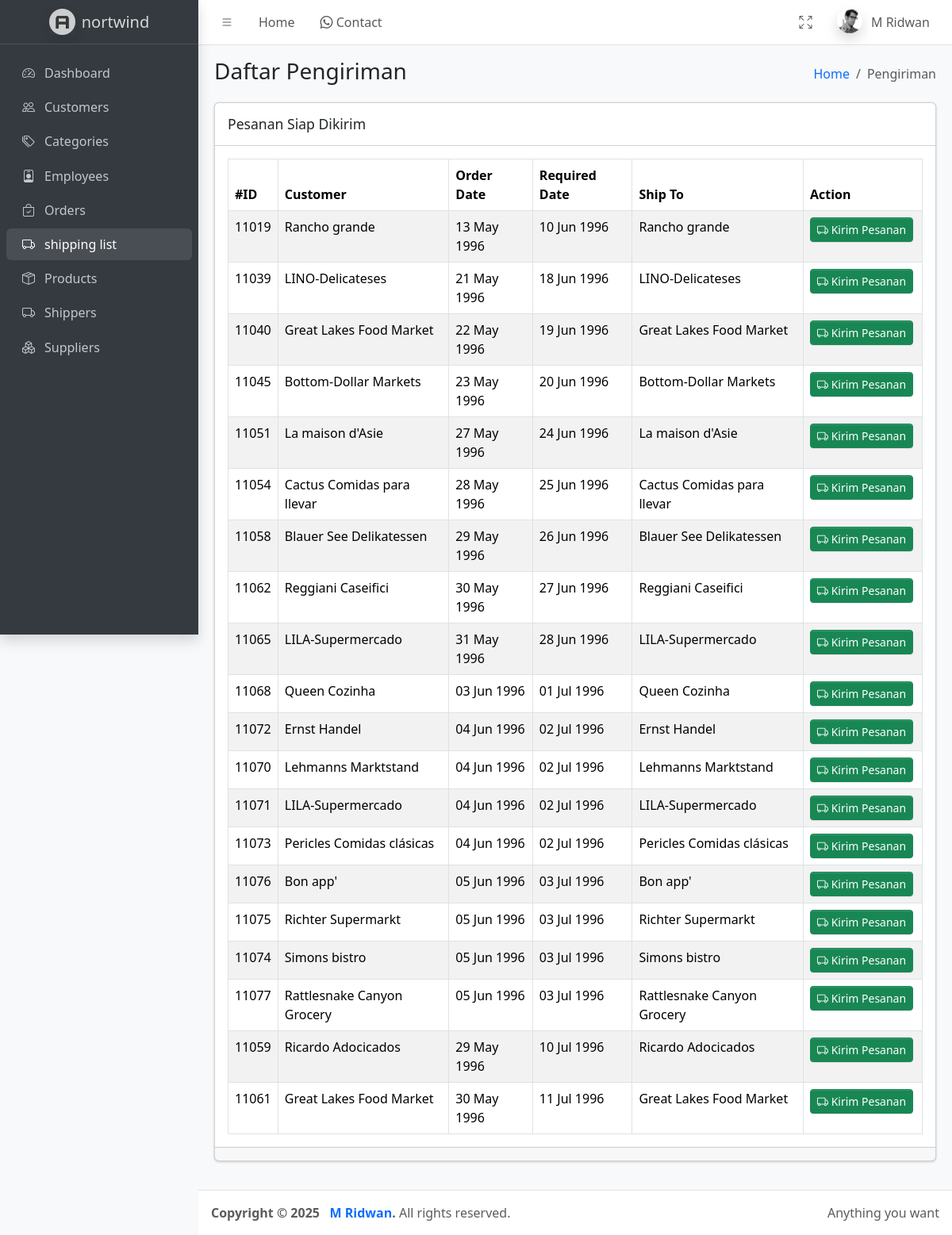
/index.php?page=orders&action=shipping_list, run on the app's committed database.
### tables this page shows
CREATE TABLE IF NOT EXISTS `orders` (
  `OrderID` int(11) NOT NULL AUTO_INCREMENT,
  `CustomerID` varchar(5) DEFAULT NULL,
  `EmployeeID` int(11) DEFAULT NULL,
  `OrderDate` datetime DEFAULT NULL,
  `RequiredDate` datetime DEFAULT NULL,
  `ShippedDate` datetime DEFAULT NULL,
  `ShipVia` int(11) DEFAULT NULL,
  `Freight` decimal(19,4) DEFAULT '0.0000',
  `ShipName` varchar(40) DEFAULT NULL,
  `ShipAddress` varchar(60) DEFAULT NULL,
  `ShipCity` varchar(15) DEFAULT NULL,
  `ShipRegion` varchar(15) DEFAULT NULL,
  `ShipPostalCode` varchar(10) DEFAULT NULL,
  `ShipCountry` varchar(15) DEFAULT NULL,
  PRIMARY KEY (`OrderID`),
  KEY `CustomerID` (`CustomerID`),
  KEY `EmployeeID` (`EmployeeID`),
  KEY `OrderDate` (`OrderDate`),
  KEY `ShippedDate` (`ShippedDate`),
  KEY `ShipPostalCode` (`ShipPostalCode`)
);

CREATE TABLE IF NOT EXISTS `customers` (
  `CustomerID` varchar(5) NOT NULL,
  `CompanyName` varchar(40) NOT NULL,
  `ContactName` varchar(30) DEFAULT NULL,
  `ContactTitle` varchar(30) DEFAULT NULL,
  `Address` varchar(60) DEFAULT NULL,
  `City` varchar(15) DEFAULT NULL,
  `Region` varchar(15) DEFAULT NULL,
  `PostalCode` varchar(10) DEFAULT NULL,
  `Country` varchar(15) DEFAULT NULL,
  `Phone` varchar(24) DEFAULT NULL,
  `Fax` varchar(24) DEFAULT NULL,
  PRIMARY KEY (`CustomerID`),
  KEY `City` (`City`),
  KEY `CompanyName` (`CompanyName`),
  KEY `PostalCode` (`PostalCode`),
  KEY `Region` (`Region`)
);

### view/main.php (called while the page is built)
<?php
include_once 'templates/header.php';
include_once 'templates/sidebar.php';
include_once 'templates/navbar.php';
include $content;
include_once 'templates/footer.php';

### index.php (called while the page is built, shortened)
<?php
require_once 'config.php';
$page = isset($_GET['page']) ? $_GET['page'] : 'dashboard';
$content = '';
switch ($page) {
    case 'orders':
        include 'pages/orders.php';
        break;
}
include 'view/main.php';
?>

### pages/orders.php (called while the page is built, shortened)
<?php
require_once 'classes/Order.php';
$order_manager = new Order($pdo);
$action = isset($_GET['action']) ? $_GET['action'] : 'list';
switch ($action) {
         case 'shipping_list':
        $active_menu = "shipping";
        $title = "Daftar Pengiriman";
        require_once 'classes/Pagination.php';
        $current_page = isset($_GET['p']) ? (int)$_GET['p'] : 1;
        $records_per_page = 20;
        $total_orders_to_ship = $order_manager->getUnshippedOrdersCount();
        $base_url = "index.php?page=orders&action=shipping_list";
        $pagination = new Pagination($total_orders_to_ship, $current_page, $records_per_page, $base_url);
        $list_order = $order_manager->getUnshippedOrdersPaginated($pagination->getLimit(), $pagination->getOffset());
        break;
}

### classes/Order.php (called while the page is built, shortened)
<?php
class Order {
    private $db;
    public function __construct(PDO $pdo) {
        $this->db = $pdo;
    }
    public function getUnshippedOrdersCount(): int {
        $sql = "SELECT COUNT(OrderID) FROM orders WHERE ShippedDate IS NULL";
        $stmt = $this->db->query($sql);
        return (int) $stmt->fetchColumn();
    }
    public function getUnshippedOrdersPaginated(int $limit, int $offset): array {
        $sql = "SELECT o.OrderID, o.OrderDate, o.RequiredDate, o.ShipName, c.CompanyName as CustomerName
                FROM orders o
                LEFT JOIN customers c ON o.CustomerID = c.CustomerID
                WHERE o.ShippedDate IS NULL
                ORDER BY o.RequiredDate ASC
                LIMIT :limit OFFSET :offset";
        $stmt = $this->db->prepare($sql);
        $stmt->bindParam(':limit', $limit, PDO::PARAM_INT);
        $stmt->bindParam(':offset', $offset, PDO::PARAM_INT);
        $stmt->execute();
        return $stmt->fetchAll(PDO::FETCH_ASSOC);
    }
}

### classes/Pagination.php (called while the page is built, shortened)
<?php
class Pagination {
    private $records_per_page;
    private $current_page;
    public function __construct($total_records, $current_page = 1, $records_per_page = 10, $base_url = '') {
        $this->total_records = (int)$total_records;
        $this->records_per_page = (int)$records_per_page;
        $this->total_pages = ceil($this->total_records / $this->records_per_page);
    }
    private function setCurrentPage($page) {
        $this->current_page = (int)$page;
    }
    public function getLimit(): int {
        return $this->records_per_page;
    }
    public function getOffset(): int {
        return ($this->current_page - 1) * $this->records_per_page;
    }
}

### view/orders/shipping_list.php (the view, shortened to what this page needs)
<main class="app-main">
    <div class="app-content-header">
        <div class="container-fluid">
            <div class="row">
                <div class="col-sm-6">
                    <h3 class="mb-0"><?php echo htmlspecialchars($title); ?></h3>
                </div>
                <div class="col-sm-6">
                    <ol class="breadcrumb float-sm-end">
                        <li class="breadcrumb-item"><a href="index.php?page=dashboard">Home</a></li>
                        <li class="breadcrumb-item active" aria-current="page">Pengiriman</li>
                    </ol>
                </div>
            </div>
        </div>
    </div>
    <div class="app-content">
        <div class="container-fluid">
            <div class="card mb-4">
                <div class="card-header">
                    <h3 class="card-title">Pesanan Siap Dikirim</h3>
                </div>
                <div class="card-body">
                    <table class="table table-bordered table-striped">
                        <thead>
                            <tr>
                                <th style="width: 10px">#ID</th>
                                <th>Customer</th>
                                <th>Order Date</th>
                                <th>Required Date</th>
                                <th>Ship To</th>
                                <th style="width: 150px">Action</th>
                            </tr>
                        </thead>
                        <tbody>
                            <?php if (empty($list_order)): ?>
                                <tr><td colspan="6" class="text-center">Luar biasa! Semua pesanan telah dikirim.</td></tr>
                            <?php else: ?>
                                <?php foreach ($list_order as $order): ?>
                                    <tr>
                                        <td><?php echo htmlspecialchars($order['OrderID']); ?></td>
                                        <td><?php echo htmlspecialchars($order['CustomerName']); ?></td>
                                        <td><?php echo $order['OrderDate'] ? date('d M Y', strtotime($order['OrderDate'])) : 'N/A'; ?></td>
                                        <td><?php echo $order['RequiredDate'] ? date('d M Y', strtotime($order['RequiredDate'])) : 'N/A'; ?></td>
                                        <td><?php echo htmlspecialchars($order['ShipName']); ?></td>
                                        <td>
                                            <a href="index.php?page=orders&action=ship_now&id=<?php echo $order['OrderID']; ?>" class="btn btn-success btn-sm" onclick="return confirm('Anda yakin ingin menandai pesanan ini sebagai \'Terkirim\'?');">
                                                <i class="bi bi-truck"></i> Kirim Pesanan
                                            </a>
                                        </td>
                                    </tr>
                                <?php endforeach; ?>
                            <?php endif; ?>
                        </tbody>
                    </table>
                </div>
                <div class="card-footer clearfix">
                </div>
            </div>
        </div>
    </div>
</main>

### view/templates/header.php (shortened to what this page needs)
<!doctype html>
<html lang="en">
  <head>
    <link
      rel="stylesheet"
      href="https://cdn.jsdelivr.net/npm/@fontsource/source-sans-3@5.0.12/index.css"
    />
    <link
      rel="stylesheet"
      href="https://cdn.jsdelivr.net/npm/overlayscrollbars@2.10.1/styles/overlayscrollbars.min.css"
    />
    <link
      rel="stylesheet"
      href="https://cdn.jsdelivr.net/npm/bootstrap-icons@1.11.3/font/bootstrap-icons.min.css"
    />
    <link rel="stylesheet" href="dist/css/adminlte.css" />
    <link
      rel="stylesheet"
      href="https://cdn.jsdelivr.net/npm/apexcharts@3.37.1/dist/apexcharts.css"
    />
    <link
      rel="stylesheet"
      href="https://cdn.jsdelivr.net/npm/jsvectormap@1.5.3/dist/css/jsvectormap.min.css"
    />
  </head>
  <body class="layout-fixed sidebar-expand-lg bg-body-tertiary">
    <div class="app-wrapper">

### view/templates/sidebar.php
      <aside class="app-sidebar bg-body-secondary shadow" data-bs-theme="dark">
        <div class="sidebar-brand">
          <a href="./index.html" class="brand-link">
            <img
              src="dist/assets/img/AdminLTELogo.png"
              alt="AdminLTE Logo"
              class="brand-image opacity-75 shadow"
            />
            <span class="brand-text fw-light">nortwind</span>
          </a>
        </div>
        <div class="sidebar-wrapper">
          <nav class="mt-2">
            <ul
              class="nav sidebar-menu flex-column"
              data-lte-toggle="treeview"
              role="menu"
              data-accordion="false"
            >
        <li class="nav-item">
        <a href="index.php?page=dashboard" class="nav-link <?php echo ($active_menu ?? '') == 'dashboard' ? 'active' : ''; ?>">
            <i class="nav-icon bi bi-speedometer2"></i>
            <p>Dashboard</p>
        </a>
        </li>
      <li class="nav-item">
        <a href="index.php?page=customers" class="nav-link  <?php echo ($active_menu ?? '') == 'customers' ? 'active' : ''; ?>">
          <i class="nav-icon bi bi-people"></i>
          <p>Customers</p>
        </a>
      </li>
      <li class="nav-item">
        <a href="index.php?page=categories" class="nav-link <?php echo ($active_menu ?? '') == 'categories' ? 'active' : ''; ?>">
          <i class="nav-icon bi bi-tags"></i>
          <p>Categories</p>
        </a>
      </li>
    <li class="nav-item">
      <a href="index.php?page=employees" class="nav-link <?php echo ($active_menu ?? '') == 'employees' ? 'active' : ''; ?> ">
        <i class="nav-icon bi bi-person-badge"></i>
        <p>Employees</p>
      </a>
    </li>
    <li class="nav-item">
      <a href="index.php?page=orders" class="nav-link <?php echo ($active_menu ?? '') == 'orders' ? 'active' : ''; ?>">
        <i class="nav-icon bi bi-bag-check"></i>
        <p>Orders</p>
      </a>
    </li>
    <li class="nav-item">
      <a href="index.php?page=orders&action=shipping_list" class="nav-link <?php echo ($active_menu ?? '') === 'shipping' ? 'active' : ''; ?>">
       <i class="nav-icon bi bi-truck"></i>
        <p>shipping list</p>
      </a>
    </li>
    <li class="nav-item">
      <a href="index.php?page=products" class="nav-link <?php echo ($active_menu ?? '') == 'products' ? 'active' : ''; ?>">
        <i class="nav-icon bi bi-box-seam"></i>
        <p>Products</p>
      </a>
    </li>
    <li class="nav-item">
      <a href="index.php?page=shippers" class="nav-link <?php echo ($active_menu ?? '') == 'shippers' ? 'active' : ''; ?>">
        <i class="nav-icon bi bi-truck"></i>
        <p>Shippers</p>
      </a>
    </li>
    <li class="nav-item">
      <a href="index.php?page=suppliers" class="nav-link <?php echo ($active_menu ?? '') == 'suppliers' ? 'active' : ''; ?>">
        <i class="nav-icon bi bi-boxes"></i>
        <p>Suppliers</p>
      </a>
    </li>
    </ul>
  </nav>
</div>
</aside>

### view/templates/navbar.php (shortened to what this page needs)
      <nav class="app-header navbar navbar-expand bg-body">
        <div class="container-fluid">
          <ul class="navbar-nav">
            <li class="nav-item">
              <a class="nav-link" data-lte-toggle="sidebar" href="#" role="button">
                <i class="bi bi-list"></i>
              </a>
            </li>
            <li class="nav-item d-none d-md-block"><a href="index.php?page=dashboard" class="nav-link">Home</a></li>
         <li class="nav-item d-none d-md-block">
  <a href="https://wa.me/6289503412994?text=Halo%2C%20saya%20ingin%20konsultasi%20terkait%20aplikasi%20Anda."
     class="nav-link" target="_blank" rel="noopener">
    <i class="bi bi-whatsapp"></i> Contact
  </a>
</li>
          </ul>
          <ul class="navbar-nav ms-auto">
            <li class="nav-item">
              <a class="nav-link" href="#" data-lte-toggle="fullscreen">
                <i data-lte-icon="maximize" class="bi bi-arrows-fullscreen"></i>
              </a>
            </li>
            <li class="nav-item dropdown user-menu">
              <a href="#" class="nav-link dropdown-toggle" data-bs-toggle="dropdown">
                <img
                  src="dist/assets/img/user2-160x160.jpg"
                  class="user-image rounded-circle shadow"
                  alt="User Image"
                />
                <span class="d-none d-md-inline">M Ridwan</span>
              </a>
            </li>
          </ul>
        </div>
      </nav>

### view/templates/footer.php (shortened to what this page needs)
      <footer class="app-footer">
        <div class="float-end d-none d-sm-inline">Anything you want</div>
      <strong>
          Copyright &copy; 2025 &nbsp;
          <a href="https://www.instagram.com/muhridwaan_/" target="_blank" class="text-decoration-none">M Ridwan</a>.
        </strong>
        All rights reserved.
      </footer>
    </div>
  </body>
</html>

### data on the page
orders: OrderID "11019", CustomerID.CompanyName "Rancho grande", OrderDate "13 May 1996", RequiredDate "10 Jun 1996", ShipName "Rancho grande"
orders: OrderID "11039", CustomerID.CompanyName "LINO-Delicateses", OrderDate "21 May 1996", RequiredDate "18 Jun 1996", ShipName "LINO-Delicateses"
orders: OrderID "11040", CustomerID.CompanyName "Great Lakes Food Market", OrderDate "22 May 1996", RequiredDate "19 Jun 1996", ShipName "Great Lakes Food Market"
orders: OrderID "11045", CustomerID.CompanyName "Bottom-Dollar Markets", OrderDate "23 May 1996", RequiredDate "20 Jun 1996", ShipName "Bottom-Dollar Markets"
orders: OrderID "11051", CustomerID.CompanyName "La maison d'Asie", OrderDate "27 May 1996", RequiredDate "24 Jun 1996", ShipName "La maison d'Asie"
orders: OrderID "11054", CustomerID.CompanyName "Cactus Comidas para llevar", OrderDate "28 May 1996", RequiredDate "25 Jun 1996", ShipName "Cactus Comidas para llevar"
orders: OrderID "11058", CustomerID.CompanyName "Blauer See Delikatessen", OrderDate "29 May 1996", RequiredDate "26 Jun 1996", ShipName "Blauer See Delikatessen"
orders: OrderID "11062", CustomerID.CompanyName "Reggiani Caseifici", OrderDate "30 May 1996", RequiredDate "27 Jun 1996", ShipName "Reggiani Caseifici"
orders: OrderID "11065", CustomerID.CompanyName "LILA-Supermercado", OrderDate "31 May 1996", RequiredDate "28 Jun 1996", ShipName "LILA-Supermercado"
orders: OrderID "11068", CustomerID.CompanyName "Queen Cozinha", OrderDate "03 Jun 1996", RequiredDate "01 Jul 1996", ShipName "Queen Cozinha"
orders: OrderID "11072", CustomerID.CompanyName "Ernst Handel", OrderDate "04 Jun 1996", RequiredDate "02 Jul 1996", ShipName "Ernst Handel"
orders: OrderID "11070", CustomerID.CompanyName "Lehmanns Marktstand", OrderDate "04 Jun 1996", RequiredDate "02 Jul 1996", ShipName "Lehmanns Marktstand"
orders: OrderID "11071", CustomerID.CompanyName "LILA-Supermercado", OrderDate "04 Jun 1996", RequiredDate "02 Jul 1996", ShipName "LILA-Supermercado"
orders: OrderID "11073", CustomerID.CompanyName "Pericles Comidas clásicas", OrderDate "04 Jun 1996", RequiredDate "02 Jul 1996", ShipName "Pericles Comidas clásicas"
orders: OrderID "11076", CustomerID.CompanyName "Bon app'", OrderDate "05 Jun 1996", RequiredDate "03 Jul 1996", ShipName "Bon app'"
orders: OrderID "11075", CustomerID.CompanyName "Richter Supermarkt", OrderDate "05 Jun 1996", RequiredDate "03 Jul 1996", ShipName "Richter Supermarkt"
orders: OrderID "11074", CustomerID.CompanyName "Simons bistro", OrderDate "05 Jun 1996", RequiredDate "03 Jul 1996", ShipName "Simons bistro"
orders: OrderID "11077", CustomerID.CompanyName "Rattlesnake Canyon Grocery", OrderDate "05 Jun 1996", RequiredDate "03 Jul 1996", ShipName "Rattlesnake Canyon Grocery"
orders: OrderID "11059", CustomerID.CompanyName "Ricardo Adocicados", OrderDate "29 May 1996", RequiredDate "10 Jul 1996", ShipName "Ricardo Adocicados"
orders: OrderID "11061", CustomerID.CompanyName "Great Lakes Food Market", OrderDate "30 May 1996", RequiredDate "11 Jul 1996", ShipName "Great Lakes Food Market"

### other printed values
$title "Daftar Pengiriman"
